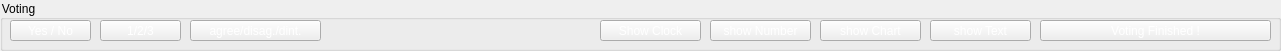
     <widget class="QGroupBox" name="groupBox_5">
      <property name="geometry">
       <rect>
        <x>20</x>
        <y>10</y>
        <width>1281</width>
        <height>51</height>
       </rect>
      </property>
      <property name="styleSheet">
       <string notr="true">color: rgb(0, 0, 0);</string>
      </property>
      <property name="title">
       <string>Voting</string>
      </property>
      <widget class="QPushButton" name="btn_start_vote">
       <property name="geometry">
        <rect>
         <x>1040</x>
         <y>20</y>
         <width>231</width>
         <height>21</height>
        </rect>
       </property>
       <property name="styleSheet">
        <string notr="true">color: rgb(255, 255, 255);</string>
       </property>
       <property name="text">
        <string>Voting Finished !</string>
       </property>
      </widget>
      <widget class="QPushButton" name="btn_vote1">
       <property name="geometry">
        <rect>
         <x>10</x>
         <y>20</y>
         <width>81</width>
         <height>21</height>
        </rect>
       </property>
       <property name="styleSheet">
        <string notr="true">color: rgb(255, 255, 255);</string>
       </property>
       <property name="text">
        <string>Yes / No</string>
       </property>
      </widget>
      <widget class="QPushButton" name="btn_vote2">
       <property name="geometry">
        <rect>
         <x>100</x>
         <y>20</y>
         <width>81</width>
         <height>21</height>
        </rect>
       </property>
       <property name="styleSheet">
        <string notr="true">color: rgb(255, 255, 255);</string>
       </property>
       <property name="text">
        <string>1/2/3</string>
       </property>
      </widget>
      <widget class="QPushButton" name="btn_vote3">
       <property name="geometry">
        <rect>
         <x>190</x>
         <y>20</y>
         <width>131</width>
         <height>21</height>
        </rect>
       </property>
       <property name="styleSheet">
        <string notr="true">color: rgb(255, 255, 255);</string>
       </property>
       <property name="text">
        <string>agree/disag./dint.</string>
       </property>
      </widget>
      <widget class="QPushButton" name="btn_show_clock">
       <property name="geometry">
        <rect>
         <x>600</x>
         <y>20</y>
         <width>101</width>
         <height>21</height>
        </rect>
       </property>
       <property name="styleSheet">
        <string notr="true">color: rgb(255, 255, 255);</string>
       </property>
       <property name="text">
        <string>Show Clock</string>
       </property>
      </widget>
      <widget class="QPushButton" name="btn_show_chart">
       <property name="geometry">
        <rect>
         <x>820</x>
         <y>20</y>
         <width>101</width>
         <height>21</height>
        </rect>
       </property>
       <property name="styleSheet">
        <string notr="true">color: rgb(255, 255, 255);</string>
       </property>
       <property name="text">
        <string>show Chart</string>
       </property>
      </widget>
      <widget class="QPushButton" name="btn_show_number">
       <property name="geometry">
        <rect>
         <x>710</x>
         <y>20</y>
         <width>101</width>
         <height>21</height>
        </rect>
       </property>
       <property name="styleSheet">
        <string notr="true">color: rgb(255, 255, 255);</string>
       </property>
       <property name="text">
        <string>show Number</string>
       </property>
      </widget>
      <widget class="QPushButton" name="btn_show_text">
       <property name="geometry">
        <rect>
         <x>930</x>
         <y>20</y>
         <width>101</width>
         <height>21</height>
        </rect>
       </property>
       <property name="styleSheet">
        <string notr="true">color: rgb(255, 255, 255);</string>
       </property>
       <property name="text">
        <string>show Text</string>
       </property>
      </widget>
     </widget>
